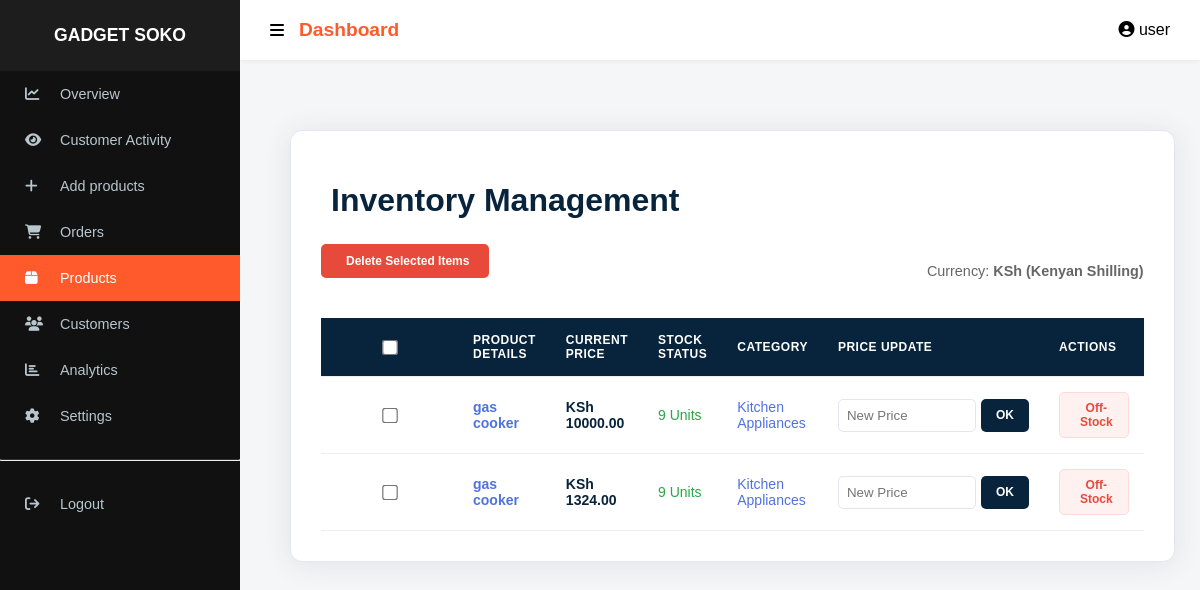
The app's page /manage_products/ (signed in), older data.
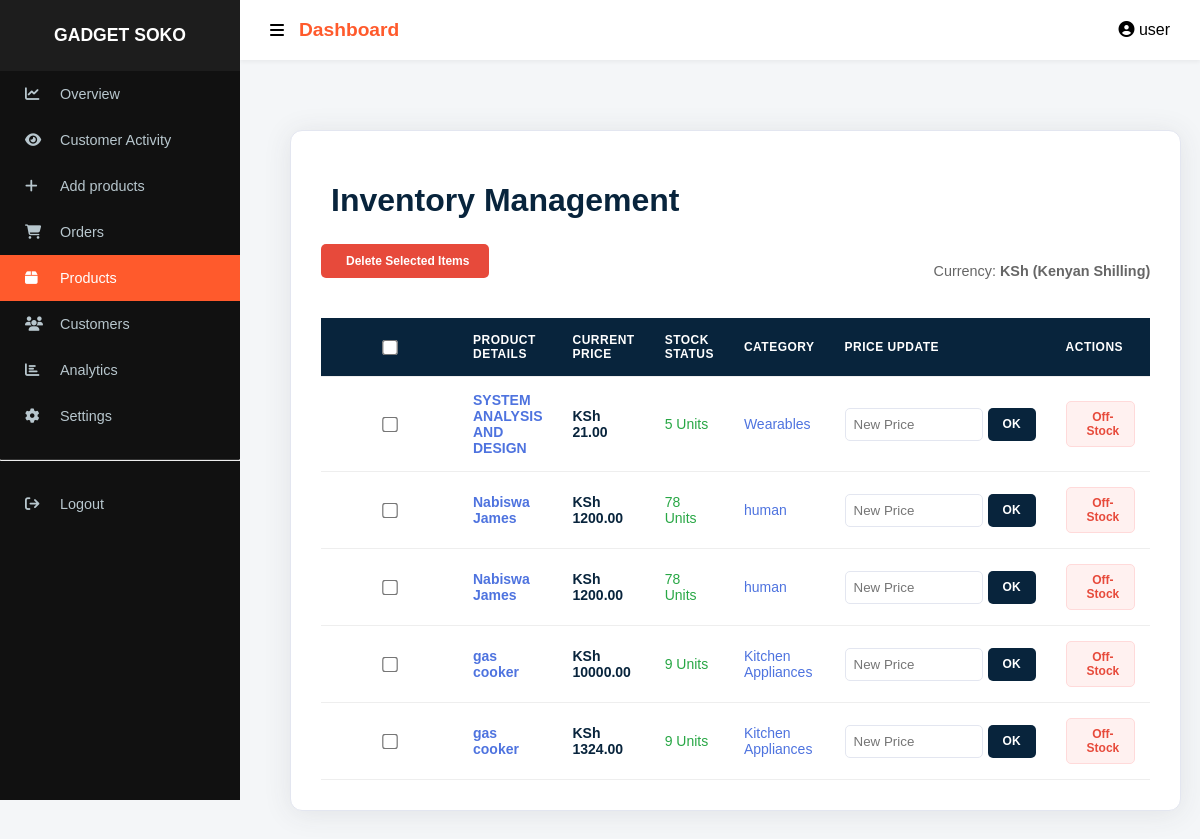
The same page, newer data.
### app/models.py (models this page shows, shortened)
class Product(models.Model):
    name = models.CharField(max_length=255)
    price = models.DecimalField(max_digits=10, decimal_places=2)
    discount = models.DecimalField(max_digits=4, decimal_places=2, default=0)
    shipping_fee = models.DecimalField(max_digits=10, decimal_places=2, default=0.00)
    stock = models.IntegerField()
    category = models.ForeignKey(Category, on_delete=models.CASCADE, related_name="products")
    brand = models.ForeignKey(Brand, on_delete=models.CASCADE, related_name='products', null=True, blank=True)
    image = models.ImageField(upload_to='products/', null=True, blank=True)
    specifications = models.TextField(blank=True)
    views = models.IntegerField(default=0)
    created_at = models.DateTimeField(auto_now_add=True)
    updated_at = models.DateTimeField(auto_now=True)
    short_description = models.TextField(
        max_length=300,
        blank=True,
        null=True,
        help_text="A brief catchy description (max 300 characters)."
    )
    discount_duration_hours = models.PositiveIntegerField(default=0)
    discount_start_time = models.DateTimeField(null=True, blank=True)

class Category(models.Model):
    name = models.CharField(max_length=100, unique=True)
    class Meta:
        verbose_name_plural = "Categories"

### app/views.py (the view)
# urls.py: path('manage_products/', views.manage_products, name='manage_products'),
@staff_member_required
def manage_products(request):
    products = Product.objects.all().order_by('-id')
    return render(request, 'manage_products.html', {'products': products})

### app/context_processors.py (called while the page is built)
def cart_count(request):
    count = 0
    if request.user.is_authenticated:
        result = CartItem.objects.filter(user=request.user).aggregate(
            total=Sum('quantity')
        )
        count = result['total'] or 0
    return {'cart_count': count}

### app/templates/manage_products.html (shortened to what this page needs)
{% extends "baseadmin.html" %}
{% load static %}
{% block content %}
<link rel="stylesheet" href="{% static 'css/manage_products.css' %}">
<div class="container">
    <h1> Inventory Management</h1>
    <form method="POST" action="{% url 'bulk_delete_products' %}" id="bulkDeleteForm">
        <div style="display: flex; justify-content: space-between; align-items: center;">
            <button type="submit" class="btn btn-bulk-delete" onclick="return confirm('Are you sure you want to delete selected products? This cannot be undone.')">
                 Delete Selected Items
            </button>
            <p style="color: #666; font-size: 0.9rem;">Currency: <strong>KSh (Kenyan Shilling)</strong></p>
        </div>
        <div class="table-responsive">
            <table>
                <thead>
                    <tr>
                        <th class="check-col"><input type="checkbox" id="selectAll"></th>
                        <th>Product Details</th>
                        <th>Current Price</th>
                        <th>Stock Status</th>
                        <th>Category</th>
                        <th>Price Update</th>
                        <th>Actions</th>
                    </tr>
                </thead>
                <tbody>
                    {% for product in products %}
                    <tr>
                        <td class="check-col">
                            <input type="checkbox" name="product_ids" value="{{ product.id }}" class="product-checkbox">
                        </td>
                        <td>
                            <strong>{{ product.name }}</strong>
                        </td>
                        <td style="font-weight: 800; color: var(--gs-navy);">
                            KSh {{ product.price|floatformat:2 }}
                        </td>
                        <td>
                            {% if product.stock > 0 %}
                                <span style="color: #28a745;"> {{ product.stock }} Units</span>
                            {% else %}
                                <span class="out">OUT OF STOCK</span>
                            {% endif %}
                        </td>
                        <td>{{ product.category.name }}</td>
                        <td>
                            <div style="display: flex;">
                                <input type="number" step="0.01" name="price_{{ product.id }}" placeholder="New Price">
                                <button type="button" class="btn btn-update" onclick="updateSinglePrice('{{ product.id }}')">
                                    OK
                                </button>
                            </div>
                        </td>
                        <td>
                            <button type="button" class="btn btn-danger" onclick="location.href='{% url 'mark_out_of_stock' product.id %}'">
                                 Off-Stock
                            </button>
                        </td>
                    </tr>
                    {% empty %}
                    <tr>
                        <td colspan="7" style="text-align: center; padding: 40px; color: #888;">
                            No products found in the warehouse.
                        </td>
                    </tr>
                    {% endfor %}
                </tbody>
            </table>
        </div>
    </form>
</div>
{% endblock %}

### app/templates/baseadmin.html (shortened to what this page needs)
{% load static %}
<!DOCTYPE html>
<html lang="en">
<head>
    <link rel="stylesheet" href="https://cdnjs.cloudflare.com/ajax/libs/font-awesome/6.5.0/css/all.min.css">
</head>
<body>
{% with request.resolver_match.url_name as url_name %}
<div class="sidebar">
    <h3>GADGET SOKO</h3>
    <a href="{% url 'dashboard' %}" class="{% if url_name == 'dashboard' %}active{% endif %}">
        <i class="fa fa-chart-line"></i><span>Overview</span>
    </a>
    <a href="{% url 'activity' %}" class="{% if url_name == 'activity' %}active{% endif %}">
        <i class="fa fa-eye"></i><span>Customer Activity</span>
    </a>
    <a href="{% url 'add_product' %}" class="{% if url_name == 'add_product' %}active{% endif %}">
        <i class="fa fa-add"></i><span>Add products</span>
    </a>
    <a href="{% url 'manage_orders' %}" class="{% if url_name == 'manage_orders' %}active{% endif %}">
        <i class="fa fa-shopping-cart"></i><span>Orders</span>
    </a>
    <a href="{% url 'manage_products' %}" class="{% if url_name == 'manage_products' %}active{% endif %}">
        <i class="fa fa-box"></i><span>Products</span>
    </a>
    <a href="{% url 'customers' %}" class="{% if url_name == 'customers' %}active{% endif %}">
        <i class="fa fa-users"></i><span>Customers</span>
    </a>
    <a href="{% url 'analytics' %}" class="{% if url_name == 'analytics' %}active{% endif %}">
        <i class="fa fa-chart-bar"></i><span>Analytics</span>
    </a>
    <a href="{% url 'settings' %}" class="{% if url_name == 'settings' %}active{% endif %}">
        <i class="fa fa-cog"></i><span>Settings</span>
    </a>
    <hr style="border-top:1px solid #333; margin:20px 0;">
    <a href="{% url 'logout' %}">
        <i class="fa fa-sign-out"></i><span>Logout</span>
    </a>
</div>
{% endwith %}
<div class="navbar">
    <div style="display:flex; align-items:center; gap:15px;">
        <i class="fa fa-bars" id="menuToggle" style="cursor:pointer;"></i>
        <h2>{% block header %}Dashboard{% endblock %}</h2>
    </div>
    <div>
        <i class="fa fa-user-circle"></i> {{ request.user.username|default:"Admin User" }}
    </div>
</div>
<div class="main">
    {% block content %}{% endblock %}
</div>
</body>
</html>

### app/static/css/manage_products.css (style rules this page uses)
body { font-family: Arial, sans-serif; background-color: #f4f6f8; margin: 0; padding: 20px; }
.container { max-width: 1100px; margin: auto; background: #fff; padding: 20px; border-radius: 10px; box-shadow: 0 2px 8px rgba(0,0,0,0.1); }
h1 { text-align: center; margin-bottom: 20px; }
table { width: 100%; border-collapse: collapse; }
thead { background: #333; color: #fff; }
th, td { padding: 12px; text-align: left; border-bottom: 1px solid #ddd; }
input { padding: 6px; width: 100px; }
.btn { padding: 6px 10px; border: none; background: #28a745; color: white; cursor: pointer; border-radius: 4px; }

### app/templates/baseadmin.html (style rules this page uses)
:root { --primary-color: #ff5a2c; --sidebar-bg: #111; --body-bg: #f4f6f9; --header-height: 60px; --sidebar-width: 240px; }
body { margin:0; font-family:'Segoe UI', Tahoma, Geneva, Verdana, sans-serif; background:var(--body-bg); display:flex; }
.navbar { background:white; height: var(--header-height); padding:0 30px; display:flex; justify-content:space-between; align-items:center; position:fixed; top:0; right:0; left: var(--sidebar-width); z-index:1000; box-shadow:0 2px 4px rgba(0,0,0,0.05); transition:left 0.3s ease; }
.navbar h2 { margin:0; font-size:1.2rem; color:var(--primary-color); }
.sidebar { width: var(--sidebar-width); height: 100vh; background: var(--sidebar-bg); position: fixed; top:0; left:0; color:white; z-index:1001; overflow-y:auto; transition:width 0.3s ease; }
.sidebar h3 { text-align:center; padding:25px 0; background: rgba(255,255,255,0.05); margin:0; font-size:1.1rem; }
.sidebar a { display:flex; align-items:center; padding:15px 25px; color:#b8c7ce; text-decoration:none; transition:0.3s; font-size:0.9rem; }
.sidebar a i { width:25px; margin-right:10px; }
.sidebar a span { transition:opacity 0.2s; }
.sidebar a:hover, .sidebar a.active { background:var(--primary-color); color:white; }
.main { margin-left: var(--sidebar-width); margin-top: var(--header-height); padding:30px; width:100%; transition:margin-left 0.3s ease; }
table { width:100%; border-collapse:collapse; }
table th, table td { padding:15px; border-bottom:1px solid #eee; }

### app/templates/manage_products.html (style rules this page uses)
:root { --gs-orange: #ee4d2d; --gs-navy: #08243c; --gs-white: #ffffff; --gs-gray: #f8f9fa; --gs-border: #e3e6f0; --spring: cubic-bezier(0.175, 0.885, 0.32, 1.275); }
.container { max-width: 1200px; margin: 20px auto; background: var(--gs-white); padding: 30px; border-radius: 12px; box-shadow: 0 0.15rem 1.75rem 0 rgba(58, 59, 69, 0.1); border: 1px solid var(--gs-border); }
h1 { color: var(--gs-navy); font-weight: 800; margin-bottom: 25px; display: flex; align-items: center; gap: 10px; }
.table-responsive { overflow-x: auto; }
table { width: 100%; border-collapse: collapse; margin-top: 20px; }
thead { background: var(--gs-navy); color: var(--gs-white); }
th { padding: 15px; text-align: left; font-size: 12px; text-transform: uppercase; letter-spacing: 0.5px; }
td { padding: 15px; border-bottom: 1px solid var(--gs-border); vertical-align: middle; font-size: 14px; color: #4e73df; }
input[type="number"] { padding: 8px; border: 1px solid var(--gs-border); border-radius: 5px; width: 120px; margin-right: 5px; }
.btn { padding: 8px 15px; border: none; border-radius: 5px; font-weight: 700; cursor: pointer; transition: all 0.3s var(--spring); font-size: 12px; display: inline-flex; align-items: center; gap: 5px; }
.btn-update { background: var(--gs-navy); color: white; }
.btn-danger { background: #fff1f0; color: #e74a3b; border: 1px solid #ffdada; }
.btn-bulk-delete { background: #e74a3b; color: white; margin-bottom: 20px; padding: 10px 20px; }
.check-col { width: 40px; text-align: center; }
input[type="checkbox"] { transform: scale(1.2); accent-color: var(--gs-orange); }

Row changes from the older to the newer data that the page shows:
added Product: name "SYSTEM ANALYSIS AND DESIGN", price "21.00", stock "5", category.name "Wearables"
added Product: name "Nabiswa James", price "1200.00", stock "78", category.name "human"
added Product: name "Nabiswa James", price "1200.00", stock "78", category.name "human"
